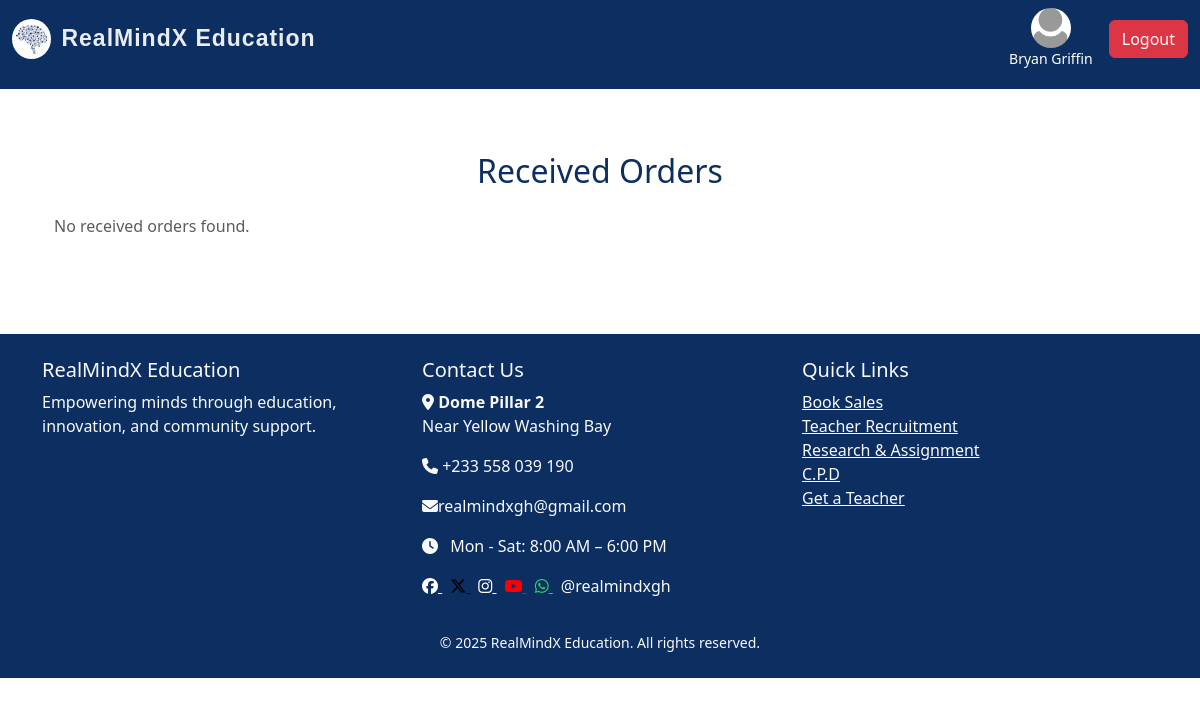
The app's page /admin/received-orders (signed in), older data.
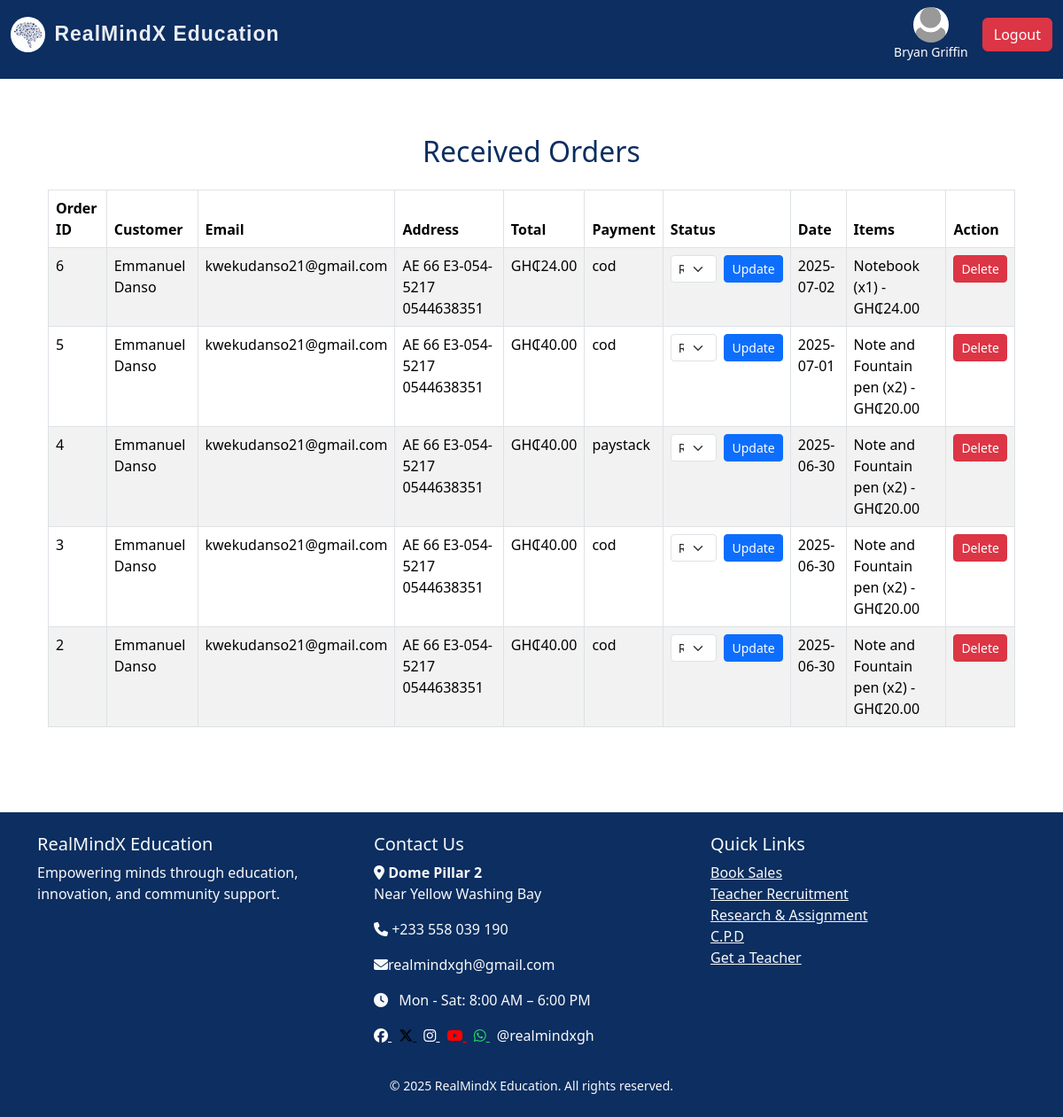
The same page, newer data.
### realmind/models/admin.py (models this page shows, shortened)
class Admin(UserMixin, db.Model):
    id = db.Column(db.Integer, primary_key=True)
    username = db.Column(db.String(150), unique=True, nullable=False)
    email = db.Column(db.String(150), unique=True, nullable=False)
    password = db.Column(db.String(150), nullable=False)
    profile_pic = db.Column(db.String(200), nullable=True)
    job_posts = db.relationship('JobPost', backref='admin', lazy=True)
    news_posts = db.relationship('News', backref='admin', lazy=True)
    @property
    def is_admin(self):
        return True

### realmind/models/recieve_orders.py (models this page shows)
class ReceivedOrder(db.Model):
    id = db.Column(db.Integer, primary_key=True)
    original_order_id = db.Column(db.Integer)
    user_id = db.Column(db.Integer)
    full_name = db.Column(db.String(120))
    email = db.Column(db.String(120))
    address = db.Column(db.String(255))
    total_amount = db.Column(db.Float)
    payment_method = db.Column(db.String(50))
    timestamp = db.Column(db.DateTime, default=db.func.current_timestamp())
    date_received = db.Column(db.DateTime, default=datetime.utcnow)
    items = db.relationship('ReceivedOrderItem', backref='order', cascade="all, delete-orphan")

class ReceivedOrderItem(db.Model):
    id = db.Column(db.Integer, primary_key=True)
    order_id = db.Column(db.Integer, db.ForeignKey('received_order.id'))
    product_id = db.Column(db.Integer)
    product_name = db.Column(db.String(120))
    quantity = db.Column(db.Integer)
    price = db.Column(db.Float)

### realmind/routes/admin_routes.py (the view)
@admin_bp.route('/admin/received-orders')
@login_required
def received_orders():
    if not current_user.is_admin:
        abort(403)
    orders = ReceivedOrder.query.order_by(ReceivedOrder.date_received.desc()).all()
    return render_template('admin/received_orders.html', orders=orders)

### realmind/templates/admin/received_orders.html (shortened to what this page needs)
{% extends "index.html" %}
{% block content %}
<div class="container my-5">
  <h2 class="text-center mb-4">Received Orders</h2>
  {% if orders %}
    <table class="table table-bordered table-striped">
      <thead>
        <tr>
          <th>Order ID</th>
          <th>Customer</th>
          <th>Email</th>
          <th>Address</th>
          <th>Total</th>
          <th>Payment</th>
          <th>Status</th>
          <th>Date</th>
          <th>Items</th>
          <th>Action</th>
        </tr>
      </thead>
      <tbody>
        {% for order in orders %}
        <tr id="order-row-{{ order.id }}">
          <td>{{ order.id }}</td>
          <td>{{ order.full_name }}</td>
          <td>{{ order.email }}</td>
          <td>{{ order.address }}</td>
          <td>GH₵{{ '%.2f' % order.total_amount }}</td>
          <td>{{ order.payment_method }}</td>
          <td>
            {% if order.status == 'Delivered' %}
              <span class="badge bg-success">Delivered</span>
            {% else %}
              <form class="status-update-form" data-order-id="{{ order.id }}">
                <div class="d-flex align-items-center">
                  <select name="status" class="form-select form-select-sm me-2">
                    <option value="Received" {% if order.status == 'Received' %}selected{% endif %}>Received</option>
                  </select>
                  <button type="submit" class="btn btn-sm btn-primary">Update</button>
                </div>
              </form>
            {% endif %}
          </td>
          <td>{{ order.date_received.strftime('%Y-%m-%d') }}</td>
          <td>
            <ul class="list-unstyled mb-0">
              {% for item in order.items %}
              <li>{{ item.product_name }} (x{{ item.quantity }}) - GH₵{{ '%.2f' % item.price }}</li>
              {% endfor %}
            </ul>
          </td>
          <td>
            <button class="btn btn-sm btn-danger" data-bs-toggle="modal" data-bs-target="#deleteModal{{ order.id }}">Delete</button>
          </td>
        </tr>
        {% endfor %}
      </tbody>
    </table>
  {% else %}
    <p class="text-muted">No received orders found.</p>
  {% endif %}
</div>
<div class="position-fixed bottom-0 end-0 p-3" style="z-index: 11">
</div>
{% endblock %}

### realmind/templates/index.html (shortened to what this page needs)
<!DOCTYPE html>
<html lang="en">
<head>
  <link rel="stylesheet" href="https://cdn.jsdelivr.net/npm/bootstrap@5.3.3/dist/css/bootstrap.min.css">
  <link rel="stylesheet" href="https://cdnjs.cloudflare.com/ajax/libs/font-awesome/6.6.0/css/all.min.css">
  <link rel="stylesheet" href="{{ url_for('static', filename='main.css') }}">
</head>
<body>
<nav class="navbar navbar-expand-lg navbar-dark bg-steel fixed-top">
  <div class="container-fluid">
<a class="navbar-brand d-flex align-items-center"
   href="{% if current_user.is_authenticated %}
            {% if current_user.is_admin %}
              {{ url_for('admin.admin_dashboard') }}
            {% else %}
              {{ url_for('user.users_dashboard') }}
            {% endif %}
         {% else %}
            {{ url_for('main.home') }}
         {% endif %}">
  <img src="{{ url_for('static', filename='images/brain.jpg') }}" alt="Logo" style="height: 40px; border-radius: 50%; margin-right: 10px;">
  RealMindX Education
</a>
    <div class="collapse navbar-collapse justify-content-end" id="navbarNav">
      <ul class="navbar-nav">
        {% if current_user.is_authenticated %}
        <li class="nav-item d-flex align-items-center ms-2">
          <div class="d-flex flex-column align-items-center text-white me-3">
            {% if current_user.profile_pic %}
              <img src="{{ url_for('static', filename='uploads/' ~ current_user.profile_pic) }}"
                   alt="Profile"
                   style="width: 40px; height: 40px; border-radius: 50%; object-fit: cover;">
            {% else %}
              <img src="{{ url_for('static', filename='images/default-profile.webp') }}"
                   alt="Default Profile"
                   style="width: 40px; height: 40px; border-radius: 50%; object-fit: cover;">
            {% endif %}
            <small>{{ current_user.username }}</small>
          </div>
          <a class="btn btn-danger" href="{{ url_for('auth.logout') }}">Logout</a>
        </li>
        {% endif %}
      </ul>
    </div>
  </div>
</nav>
<main class="container mt-5 pt-4">
  {% block content %}{% endblock %}
</main>
{% include 'footer.html' %}
</body>
</html>

### realmind/templates/footer.html (shortened to what this page needs)
<footer class="bg-steel text-light mt-5 pt-4 pb-4">
    <div class="container">
      <div class="row">
        <div class="col-md-4">
          <h5>RealMindX Education</h5>
          <p>Empowering minds through education, innovation, and community support.</p>
        </div>
        <div class="col-md-4 mb-3">
          <h5>Contact Us</h5>
          <p><i class="fa fa-map-marker-alt"></i> <strong>Dome Pillar 2</strong><br>
            Near Yellow Washing Bay</p>
          <p><i class="fa fa-phone"></i> +233 558 039 190</p>
          <p><i class="fa fa-envelope"></i>realmindxgh@gmail.com</p>
          <p><i class="fa fa-clock me-2"></i> Mon - Sat: 8:00 AM – 6:00 PM</p>
          <div class="mt-2">
            <a href="https://web.facebook.com/profile.php?id=61566941171883" target="_blank" class="me-2" style="color: white;">
              <i class="fa-brands fa-facebook"></i>
            </a>
            <a href="https://x.com/RealMindXgh" target="_blank" class="me-2" style="color: black;">
              <i class="fa-brands fa-x-twitter"></i>
            </a>
            <a href="https://www.instagram.com/realmindxgh/" target="_blank" class="me-2" style="color: white;">
              <i class="fa-brands fa-instagram"></i>
            </a>
            <a href="https://www.youtube.com/@realmindxgh" target="_blank" class="me-2" style="color: red;">
              <i class="fa-brands fa-youtube"></i>
            </a>
            <a href="https://wa.link/d6x888" target="_blank" class="me-2" style="color: #25D366;">
              <i class="fa-brands fa-whatsapp"></i>
            </a>
              <span>@realmindxgh</span>
          </div>
        </div>
        <div class="col-md-4">
          <h5>Quick Links</h5>
          <ul class="list-unstyled">
            <li><a href="#" class="text-light">Book Sales</a></li>
            <li><a href="#" class="text-light">Teacher Recruitment</a></li>
            <li><a href="#" class="text-light">Research & Assignment</a></li>
            <li><a href="#" class="text-light">C.P.D</a></li>
            <li><a href="#" class="text-light">Get a Teacher</a></li>
          </ul>
        </div>
      </div>
        <div class="text-center mt-3">
            <small id="copyright"></small>
        </div>
    </div>
  </footer>

### realmind/static/main.css (style rules this page uses)
html,body { position: relative; color: #0f0505; display: flex; flex-direction: column; margin: 0; margin-top: 1.0rem; }
.container { flex: 1; }
.navbar { margin-bottom: 0; padding-bottom: 20px; }
.navbar-brand { text-decoration: none; font-family: "Poppins", sans-serif; font-size: 23px; font-weight: bold; color:rgb(233, 236, 243); letter-spacing: 1px; }
.bg-steel { background-color: #0C2E60; }
.navbar-nav a { font-size: 16px; font-weight: 400; display: flex; align-items: center; gap: 5px; color: #ffffff; }
h1, h2, h3, h4 { color: #0C2E60; }
label, button { font-size: 20px; }

Row changes from the older to the newer data that the page shows:
added ReceivedOrder: id "6", full_name "Emmanuel Danso", email "kwekudanso21@gmail.com", address "AE 66 E3-054-5217 0544638351", total_amount "24.00", payment_method "cod", date_received "2025-07-02"
added ReceivedOrderItem: product_name "Notebook", quantity "1", price "24.00", shown under "6"
added ReceivedOrder: id "5", full_name "Emmanuel Danso", email "kwekudanso21@gmail.com", address "AE 66 E3-054-5217 0544638351", total_amount "40.00", payment_method "cod", date_received "2025-07-01"
added ReceivedOrderItem: product_name "Note and Fountain pen", quantity "2", price "20.00", shown under "5"
added ReceivedOrder: id "4", full_name "Emmanuel Danso", email "kwekudanso21@gmail.com", address "AE 66 E3-054-5217 0544638351", total_amount "40.00", payment_method "paystack", date_received "2025-06-30"
added ReceivedOrderItem: product_name "Note and Fountain pen", quantity "2", price "20.00", shown under "4"
added ReceivedOrder: id "3", full_name "Emmanuel Danso", email "kwekudanso21@gmail.com", address "AE 66 E3-054-5217 0544638351", total_amount "40.00", payment_method "cod", date_received "2025-06-30"
added ReceivedOrderItem: product_name "Note and Fountain pen", quantity "2", price "20.00", shown under "3"
added ReceivedOrder: id "2", full_name "Emmanuel Danso", email "kwekudanso21@gmail.com", address "AE 66 E3-054-5217 0544638351", total_amount "40.00", payment_method "cod", date_received "2025-06-30"
added ReceivedOrderItem: product_name "Note and Fountain pen", quantity "2", price "20.00"
Text that changed along with them:
text no longer shown: "No received orders found."
text now shown: "Order ID Customer Email Address Total Payment Status Date Items Action"
